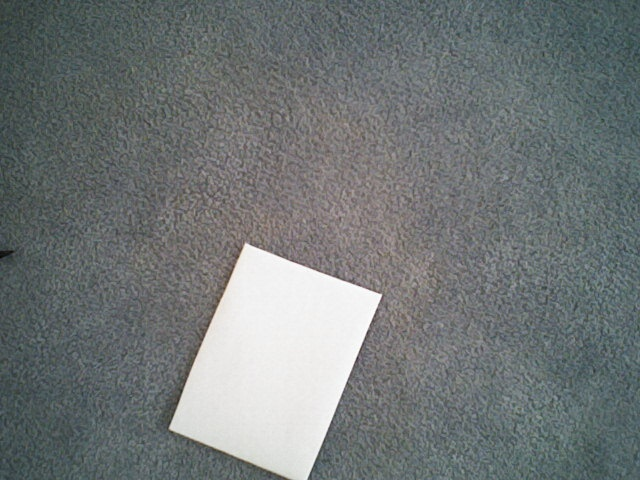
#> input picture testImages/CornerMissing.jpg, 640 x 480 px
$ python tuneEdgeDetection.py testImages/CornerMissing.jpg
#> lines starting #> are read from the running program, lines starting #| are printed output that depends on the picture; after the words box and inside, x2 and y2 are one past the last pixel; in counts of white or black regions, pixels touching at a corner belong together
### edgeDetection.py
import cv2
import numpy as np
from scipy.spatial import ConvexHull, convex_hull_plot_2d
import matplotlib.pyplot as plt
from matplotlib.gridspec import GridSpec
import math
from Target import Target
from TargetCandidate import TargetCandidate
from operator import attrgetter

def getTargetContourCenterAndSize(imgOriginal, imgDil, grayscaleImage, imgContour, plotConvexHulls):
    contours, hierarchy = cv2.findContours(imgDil, cv2.RETR_EXTERNAL, cv2.CHAIN_APPROX_SIMPLE)
    cv2.drawContours(imgContour, contours, -1, (255, 0, 255),2)
    contoursSorted = sorted(contours, key=lambda x: cv2.contourArea(x))
    largestArea = 0

    targetCandidates = []
    for contour in contoursSorted:
        perimeter = cv2.arcLength(contour, True)
        approx = cv2.approxPolyDP(contour, 0.05 * perimeter, True)

        reshaped_contour = np.vstack(contour).squeeze()
        reshaped_approx = np.vstack(approx).squeeze()
        if(len(reshaped_approx) < 3):
            continue
        hull = ConvexHull(reshaped_approx)
        roiPoints = approx[hull.vertices]
        masked_image = maskImageOutsideConvexHull(grayscaleImage, roiPoints)
        avg_brightness = getAverageBrightness(masked_image)
        if plotConvexHulls:
            graphConvexHull(hull, reshaped_approx, reshaped_contour, masked_image, imgOriginal.copy(), avg_brightness)
        targetCandidates.append(TargetCandidate(points=roiPoints, avgBrightness=avg_brightness, cornerAngles=anglesOfConvexHull(roiPoints.squeeze()), area=hull.volume))

    brightnessThresholdForWhitePaper = 180
    targetCandidates = sorted(targetCandidates, key=attrgetter('avgBrightness'), reverse=True)
    for candidate in targetCandidates:
        if candidate.containsRightAngles() and candidate.avgBrightness > brightnessThresholdForWhitePaper:
            x, y, w, h = cv2.boundingRect(candidate.points)
            cv2.rectangle(imgContour, (x, y), (x +w, y + h), (0, 255, 0), 5)
            rhoAndPhi = getPolarCoordsFromMiddleOfImage(x + w/2, y + h/2)
            return Target(x_center=x + w/2, y_center=y + h/2, area=candidate.area, width=w, height=h, rho=rhoAndPhi[0], phi=rhoAndPhi[1], timestamp=0.0)
    return None

def anglesOfConvexHull(roi_corners):
    if len(roi_corners) < 3:
        return
    angles  = []
    for i in range(0, len(roi_corners)):

        index_1 = i
        index_2 = (i + 1) % len(roi_corners)
        index_3 = (i + 2) % len(roi_corners)
        angles.append(angleBetweenPoints(roi_corners[index_1], roi_corners[index_2], roi_corners[index_3]))
    return angles

def angleBetweenPoints(P1, P2, P3):
    # law of cosines, find angle at P2 given the lines between points P1, to P2, to P3
    # angle123 = arccos((P12^2 + P23^2 - P23^2) / (2 * P12 * P23))
    P12 = distance(P1, P2)
    P13 = distance(P1, P3)
    P23 = distance(P2, P3)
    return np.arccos((P12**2 + P23**2 - P13**2)/ (2 * P12 * P23))

def distance(point_a, point_b):
    return np.sqrt((point_a[0] - point_b[0])**2 + (point_a[1] - point_b[1])**2)


def maskImageOutsideConvexHull(image, roi_corners):
    mask = np.zeros(image.shape, dtype=np.uint8)
    # fill the ROI so it doesn't get wiped out when the mask is applied
    ignore_mask_color = (255)
    cv2.fillConvexPoly(mask, roi_corners, ignore_mask_color)

    # apply the mask
    masked_image = cv2.bitwise_and(image, mask)
    return masked_image

def getAverageBrightness(masked_image):
    return np.average(masked_image, weights=masked_image>10)

# [24 lines left out: function graphConvexHull, not called in this run]

def getPolarCoordsFromMiddleOfImage(target_center_x, target_center_y):
    imageCenterXCoordinate = 320
    imageCenterYCoordinate = 240
    x = target_center_x - imageCenterXCoordinate
    y = target_center_y - imageCenterYCoordinate

    rho = np.linalg.norm([x, y])
    phi = np.arctan2(y, x)
    return (rho, phi)

def writeTextOnImage(text, image, org):
    font = cv2.FONT_HERSHEY_SIMPLEX
    fontScale = 0.5
    color = (255, 0, 0)
    thickness = 2
    image = cv2.putText(image, text, org, font,
                   fontScale, color, thickness, cv2.LINE_AA)

def getContoursOfImage(image, imgContour, cannyLowerThreshold=25, cannyUpperThreshold=90, plotConvexHulls=False):
    imgBlur = cv2.GaussianBlur(image, (7, 7), 1)
    grayscale = cv2.cvtColor(imgBlur, cv2.COLOR_BGR2GRAY)
    edge_image = cv2.Canny(grayscale, cannyLowerThreshold, cannyUpperThreshold)
    kernel = np.ones((5, 5))
    imgDil = cv2.dilate(edge_image, kernel, iterations=1)
    # cv2.imshow("imgDil", imgDil)

    target = getTargetContourCenterAndSize(image, imgDil, grayscale,imgContour, plotConvexHulls)
    if target is not None:
        dimensionString = f"{target.stringForImage()}"
        cannyThresholdsString= f"area {target.area},cL: {cannyLowerThreshold}, cU: {cannyUpperThreshold}"
        writeTextOnImage(dimensionString, imgContour, (50, 50))
        writeTextOnImage(cannyThresholdsString, imgContour, (50, 80))
        return target
    return None

### Target.py
from dataclasses import dataclass

@dataclass
class Target:
    x_center: float
    y_center: float
    area: float
    width: float
    height: float
    rho: float
    phi: float
    timestamp: float

    def stringForImage(self):
        return f"x: {self.x_center}, y: {self.y_center}, w: {self.width}, h: {self.height}, rho:{self.rho}"

    def percentOfImage(self):
        imageArea = 640 * 480
        return self.area * 100 / imageArea

### TargetCandidate.py
from dataclasses import dataclass
import math
import numpy as np

@dataclass
class TargetCandidate:
    points: np.ndarray
    avgBrightness: float
    cornerAngles: np.ndarray
    area: float


    def containsRightAngles(self):
        for angle in self.cornerAngles:
            if math.isclose(angle, math.pi/2, abs_tol=math.pi/18):
                return True
        return False

### tuneEdgeDetection.py
import edgeDetection
import cv2
import argparse

def empty(a):
    pass

def parseArgs():
    parser = argparse.ArgumentParser(description="Filename of image to do edge detection on")
    parser.add_argument("filename")
    parser.add_argument("--plot", action="store_true", help="Plot each convex hull")
    return parser.parse_args()

if __name__ == "__main__":

    args = parseArgs()
    cv2.namedWindow("Parameters")
    cv2.resizeWindow("Parameters", 640, 240)
    cv2.createTrackbar("Threshold1", "Parameters", 150, 255, empty)
    cv2.createTrackbar("Threshold2", "Parameters", 200, 255, empty)

    image = cv2.imread(args.filename)
#> image is the input picture: shape (480, 640, 3); mean B, G, R 118.6, 118.3, 112.7

    while True:
        threshold1 = cv2.getTrackbarPos("Threshold1", "Parameters")
        threshold2 = cv2.getTrackbarPos("Threshold2", "Parameters")
        imageContour = image.copy()
        edgeDetection.getContoursOfImage(image, imageContour, threshold1, threshold2, args.plot)
#> in getContoursOfImage, `edge_image = cv2.Canny(grayscale, cannyLowerThreshold, cannyUpperThres..`:
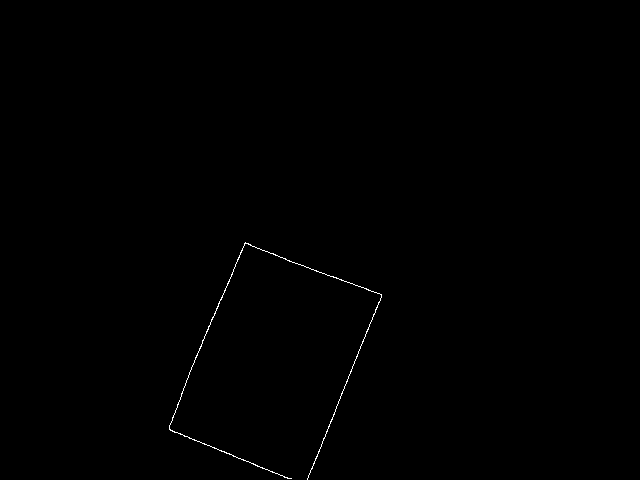
#> edge_image: shape (480, 640); 0.23% white in thin lines or dots, all inside (x1, y1, x2, y2) = (169, 242, 382, 480)
#> in getContoursOfImage, `imgDil = cv2.dilate(edge_image, kernel, iterations=1)`:
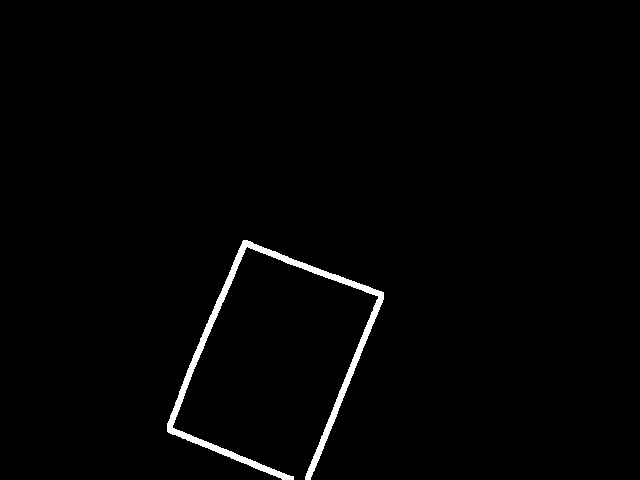
#> imgDil: shape (480, 640); 1.4% white; 1 white region
#> in getTargetContourCenterAndSize, `contours, hierarchy = cv2.findContours(imgDil, cv2.RETR_EXTERNAL, cv2...`: contours = 1 contour; box (x1, y1, x2, y2) and area: (167, 240, 384, 480) 3603
#> in getTargetContourCenterAndSize, `cv2.drawContours(imgContour, contours, -1, (255, 0, 255),2)`:
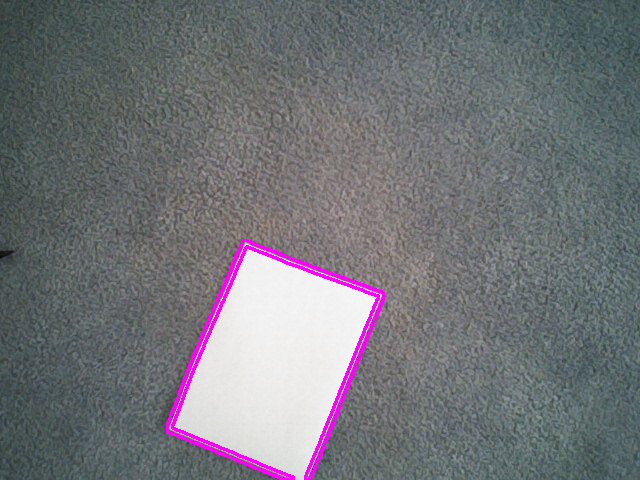
#> imgContour: shape (480, 640, 3); mean B, G, R 120, 115.8, 114.1
#> in getTargetContourCenterAndSize, `contoursSorted = sorted(contours, key=lambda x: cv2.contourArea(x))`: contoursSorted has the same summary as contours
#> the loop in getTargetContourCenterAndSize, `for contour in contoursSorted:` made 1 pass
#> (perimeter, ignore_mask_color in maskImageOutsideConvexHull, avg_brightness) on pass 1: (1473.4, 255, 229.1)
#> pass 1, in maskImageOutsideConvexHull, `masked_image = cv2.bitwise_and(image, mask)`:
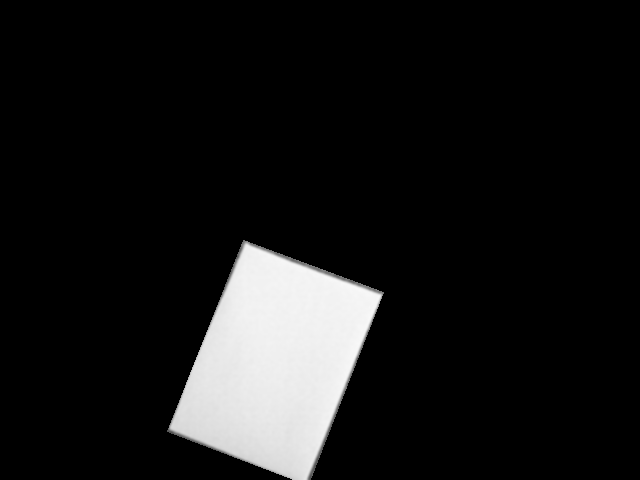
#> masked_image: shape (480, 640); min 0, max 249, mean 23.3
#> after the loop in getTargetContourCenterAndSize, `for contour in contoursSorted:`: targetCandidates = 1 item
#> the loop in getTargetContourCenterAndSize, `for candidate in targetCandidates:` made 1 pass
#> (w, h, imageCenterXCoordinate in getPolarCoordsFromMiddleOfImage, imageCenterYCoordinate in getPolarCoordsFromMiddleOfImage, rho in getPolarCoordsFromMiddleOfImage, phi in getPolarCoordsFromMiddleOfImage) on pass 1: (217, 240, 320, 240, 128, 1.93)
#> after the loop in getTargetContourCenterAndSize, `for candidate in targetCandidates:`:
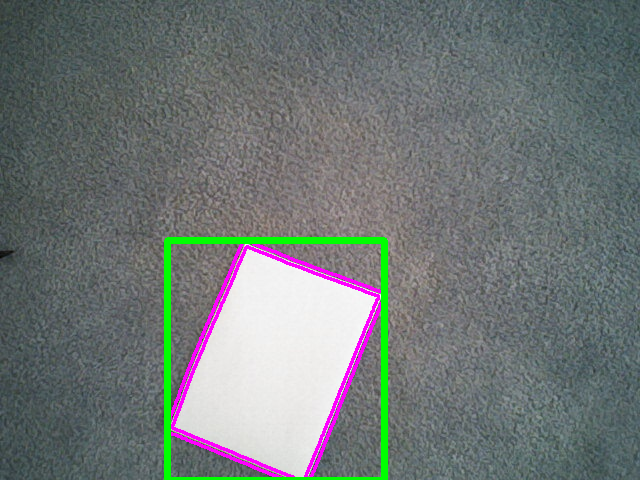
#> imgContour: shape (480, 640, 3); 1.79% of pixels changed, all inside (x1, y1, x2, y2) = (164, 237, 388, 480)
#> in getContoursOfImage, `cannyThresholdsString= f"area {target.area},cL: {cannyLowerThreshold},..`: cannyThresholdsString = 'area 30876.5,cL: 150, cU: 200'
#> in writeTextOnImage, `font = cv2.FONT_HERSHEY_SIMPLEX`: font = 0
#> call 2 of writeTextOnImage, with text = 'area 30876.5,cL: 150, cU: 200', org = (50, 80)
#> in writeTextOnImage (call 2), `image = cv2.putText(image, text, org, font, fontScale, color, thicknes..`:
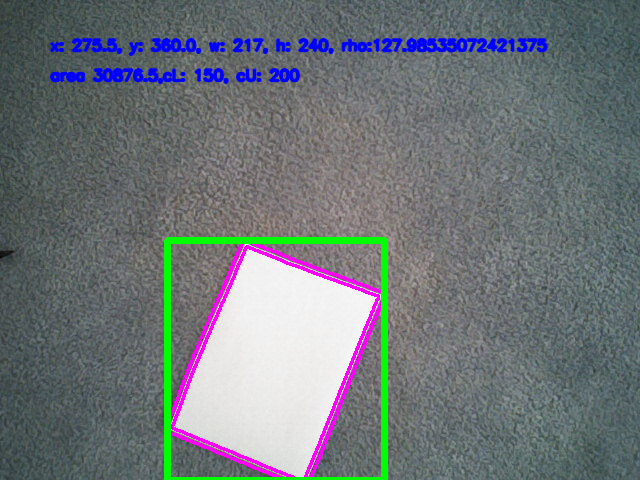
#> image: shape (480, 640, 3); mean B, G, R 120.7, 116.5, 110.2

        cv2.imshow("Groundcam", imageContour)
        if cv2.waitKey(3000) == ord('q'):
#> (key q is pressed here)
            break
